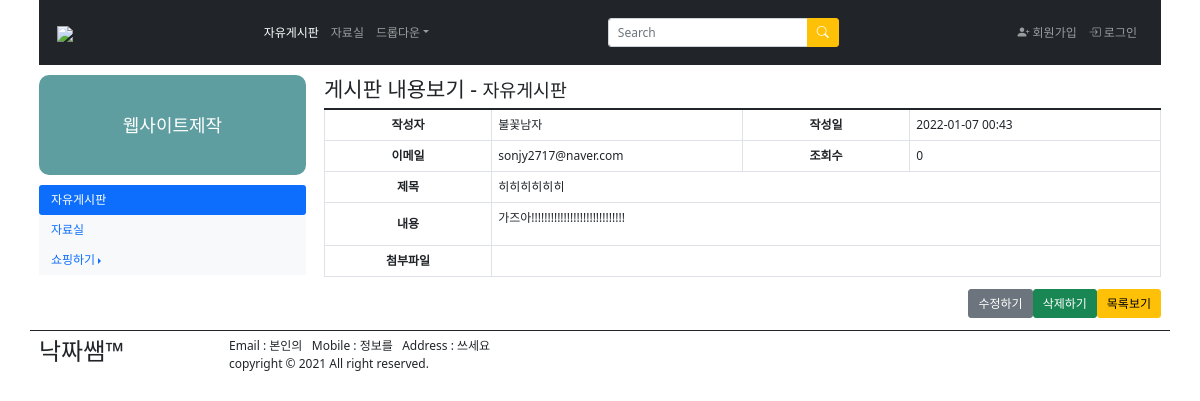
Page /boardApps/view/3/ on the committed database.
### boardApps/models.py (models this page shows, shortened)
class Post(models.Model):
    names = models.CharField(max_length=10) # 작성자
    passwords = models.CharField(max_length=50) # 비밀번호
    titles = models.CharField(max_length=50) # 제목
    contents = models.TextField() # 내용
    postdate = models.DateTimeField(default=datetime.datetime.now) # 작성일
    visitcount = models.IntegerField(default=0) # 조회수
    files = models.FileField(blank=True, null=True) # 파일첨부

### boardApps/views.py (the view)
# urls.py: path('view/<int:pk>/', views.view, name='view'),
def view(request, pk):
    post = Post.objects.get(pk=pk)
    return render(request, 'boardApps/view.html', {'post':post})

### boardApps/templates/boardApps/view.html (shortened to what this page needs)
<!DOCTYPE html>
<html lang="en">
<head>
    <link href="https://cdn.jsdelivr.net/npm/bootstrap@5.1.2/dist/css/bootstrap.min.css" rel="stylesheet">
    <link rel="stylesheet" href="https://cdn.jsdelivr.net/npm/bootstrap-icons@1.7.1/font/bootstrap-icons.css">
</head>
<body>
<div class="container">
	<div class="row">
        <div class="col-12">
            <nav class="navbar navbar-expand-sm bg-dark navbar-dark">
                <div class="container-fluid">
                    <a class="navbar-brand" href="#">
                        <img src="https://www.ikosmo.co.kr/images/common/logo_center_v2.jpg" style="width: 120px;">
                    </a>
                    <ul class="navbar-nav">
                        <li class="nav-item">
                            <a class="nav-link active" href="#">자유게시판</a>
                        </li>
                        <li class="nav-item">
                            <a class="nav-link" href="#">자료실</a>
                        </li>
                        <li class="nav-item dropdown">
                            <a class="nav-link dropdown-toggle" data-bs-toggle="dropdown" href="#">드롭다운</a>
                        </li>
                    </ul>
                    <form class="mt-3" method="get" action="">
                    <div class="input-group mb-3">
                        <input type="text" class="form-control" placeholder="Search" style="width: 200px;">
                        <button class="btn btn-warning" type="submit">
                            <i class="bi-search" style="font-size: 1rem; color: white;"></i>
                        </button>
                    </div>
                    </form>
                    <ul class="navbar-nav">
                        <li class="nav-item">
                            <a class="nav-link" href="#">
                                <i class="bi-person-plus-fill" style="font-size: 1rem;"></i>
                                회원가입
                            </a>
                        </li>
                        <li class="nav-item">
                            <a class="nav-link" href="#">
                                <i class="bi-box-arrow-in-right" style="font-size: 1rem;"></i>
                                로그인
                            </a>
                        </li>
                    </ul>
                </div>
            </nav>
        </div>
    </div>
    <div class="row">
<div class="col-3">
          <div style="height: 100px;line-height: 100px;text-align: center;background-color: cadetblue;
        border-radius: 10px;margin: 10px 0;font-size: 1.5em;color: #ffffff;">
        웹사이트제작
    </div>
    <ul class="nav nav-pills flex-column">
        <li class="nav-item">
            <a class="nav-link active" href="#">자유게시판</a>
        </li>
        <li class="nav-item bg-light">
            <a class="nav-link" href="#">자료실</a>
        </li>
        <li class="nav-item bg-light dropdown dropend">
            <a class="nav-link dropdown-toggle" data-bs-toggle="dropdown" href="#">쇼핑하기</a>
        </li>
    </ul>
</div>
        <div class="col-9 pt-3">
            <h3>게시판 내용보기 - <small>자유게시판</small></h3>
            <form>
                <table class="table table-bordered">
                <colgroup>
                    <col width="20%"/>
                    <col width="30%"/>
                    <col width="20%"/>
                    <col width="*"/>
                </colgroup>
                <tbody>
                    <tr>
                        <th class="text-center"
                            style="vertical-align:middle;">작성자</th>
                        <td>
                            {{ post.names }}
                        </td>
                        <th class="text-center"
                            style="vertical-align:middle;">작성일</th>
                        <td>
                            {{ post.postdate|date:'Y-m-d H:i' }}
                        </td>
                    </tr>
                    <tr>
                        <th class="text-center"
                            style="vertical-align:middle;">이메일</th>
                        <td>
                            sonjy2717@naver.com
                        </td>
                        <th class="text-center"
                            style="vertical-align:middle;">조회수</th>
                        <td>
                            {{ post.visitcount }}
                        </td>
                    </tr>
                    <tr>
                        <th class="text-center"
                            style="vertical-align:middle;">제목</th>
                        <td colspan="3">
                            {{ post.titles }}
                        </td>
                    </tr>
                    <tr>
                        <th class="text-center"
                            style="vertical-align:middle;">내용</th>
                        <td colspan="3">
                            {{ post.contents|linebreaks }}
                        </td>
                    </tr>
                    <tr>
                        <th class="text-center"
                            style="vertical-align:middle;">첨부파일</th>
                        <td colspan="3">
                        </td>
                    </tr>
                </tbody>
                </table>
                <div class="row mb-3">
                    <div class="col d-flex justify-content-end">
                        <a href="/boardApps/edit/{{ post.pk }}"><button type="button" class="btn btn-secondary">수정하기</button></a>
                        <a href="javascript:postDelete({{ post.pk }});"><button type="button" class="btn btn-success">삭제하기</button></a>
                        <a href="/boardApps/list/"><button type="button" class="btn btn-warning">목록보기</button></a>
                    </div>
                </div>
            </form>
        </div>
    </div>
<div class="row border border-dark border-bottom-0 border-start-0 border-end-0 pt-2">
    <div class="col-2">
          <h2>낙짜쌤&trade;</h2>
    </div>
    <div class="col-10">
          Email : 본인의&nbsp;&nbsp;
          Mobile : 정보를&nbsp;&nbsp;
          Address : 쓰세요
          <br>
          copyright &copy; 2021
          All right reserved.
    </div>
</div>
</div>
</body>
</html>

### boardApps/templates/boardApps/view.html (style rules this page uses)
div { border:0px solid blueviolet; }
* { font-size: 12px; }

### rows in the picture
Post: names "불꽃남자", postdate "2022-01-07 00:43", visitcount "0", titles "히히히히히히", contents "가즈아!!!!!!!!!!!!!!!!!!!!!!!!!!!!!"
